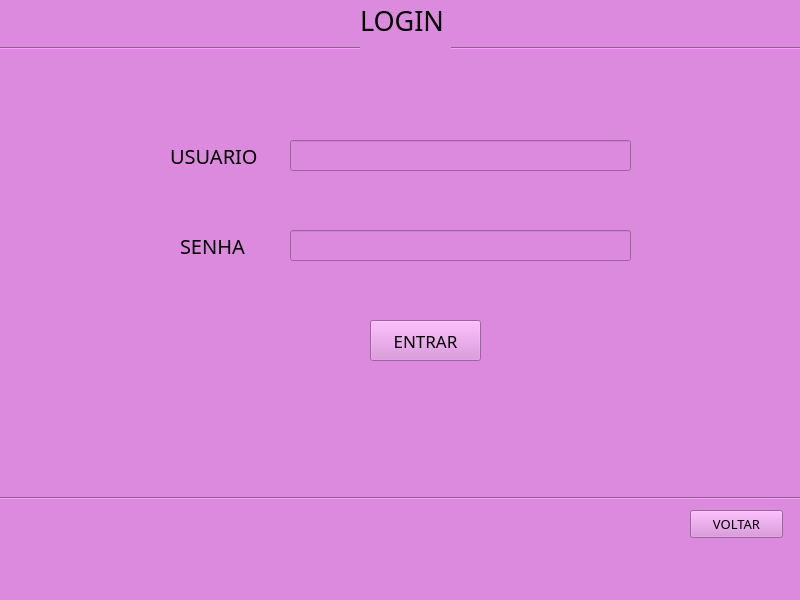
<?xml version="1.0" encoding="UTF-8"?>
<ui version="4.0">
 <class>MainWindow</class>
 <widget class="QMainWindow" name="MainWindow">
  <property name="geometry">
   <rect>
    <x>0</x>
    <y>0</y>
    <width>800</width>
    <height>600</height>
   </rect>
  </property>
  <property name="font">
   <font>
    <family>Segoe UI Semilight</family>
   </font>
  </property>
  <property name="windowTitle">
   <string>MainWindow</string>
  </property>
  <property name="styleSheet">
   <string notr="true">background-color: rgb(220, 138, 221);</string>
  </property>
  <widget class="QWidget" name="centralwidget">
   <widget class="Line" name="line">
    <property name="geometry">
     <rect>
      <x>0</x>
      <y>40</y>
      <width>801</width>
      <height>16</height>
     </rect>
    </property>
    <property name="orientation">
     <enum>Qt::Horizontal</enum>
    </property>
   </widget>
   <widget class="QLabel" name="label_4">
    <property name="geometry">
     <rect>
      <x>360</x>
      <y>-10</y>
      <width>91</width>
      <height>61</height>
     </rect>
    </property>
    <property name="font">
     <font>
      <family>Segoe UI Variable Text Light</family>
      <pointsize>20</pointsize>
     </font>
    </property>
    <property name="text">
     <string>LOGIN</string>
    </property>
   </widget>
   <widget class="QLabel" name="label">
    <property name="geometry">
     <rect>
      <x>170</x>
      <y>140</y>
      <width>101</width>
      <height>31</height>
     </rect>
    </property>
    <property name="font">
     <font>
      <family>Segoe UI Semilight</family>
      <pointsize>15</pointsize>
     </font>
    </property>
    <property name="text">
     <string>USUARIO</string>
    </property>
   </widget>
   <widget class="QPushButton" name="botaoVoltar">
    <property name="geometry">
     <rect>
      <x>690</x>
      <y>510</y>
      <width>93</width>
      <height>28</height>
     </rect>
    </property>
    <property name="font">
     <font>
      <family>Segoe UI Semilight</family>
      <pointsize>10</pointsize>
     </font>
    </property>
    <property name="text">
     <string>VOLTAR</string>
    </property>
   </widget>
   <widget class="QLineEdit" name="lineEdit">
    <property name="geometry">
     <rect>
      <x>290</x>
      <y>140</y>
      <width>341</width>
      <height>31</height>
     </rect>
    </property>
   </widget>
   <widget class="QLabel" name="label_3">
    <property name="geometry">
     <rect>
      <x>180</x>
      <y>230</y>
      <width>81</width>
      <height>31</height>
     </rect>
    </property>
    <property name="font">
     <font>
      <family>Segoe UI Semilight</family>
      <pointsize>15</pointsize>
     </font>
    </property>
    <property name="text">
     <string>SENHA</string>
    </property>
   </widget>
   <widget class="QLineEdit" name="lineEdit_2">
    <property name="geometry">
     <rect>
      <x>290</x>
      <y>230</y>
      <width>341</width>
      <height>31</height>
     </rect>
    </property>
   </widget>
   <widget class="QPushButton" name="botarEntrar">
    <property name="geometry">
     <rect>
      <x>370</x>
      <y>320</y>
      <width>111</width>
      <height>41</height>
     </rect>
    </property>
    <property name="font">
     <font>
      <family>Segoe UI Semilight</family>
      <pointsize>13</pointsize>
     </font>
    </property>
    <property name="text">
     <string>ENTRAR</string>
    </property>
   </widget>
   <widget class="Line" name="line_2">
    <property name="geometry">
     <rect>
      <x>0</x>
      <y>490</y>
      <width>801</width>
      <height>16</height>
     </rect>
    </property>
    <property name="orientation">
     <enum>Qt::Horizontal</enum>
    </property>
   </widget>
  </widget>
  <widget class="QMenuBar" name="menubar">
   <property name="geometry">
    <rect>
     <x>0</x>
     <y>0</y>
     <width>800</width>
     <height>22</height>
    </rect>
   </property>
  </widget>
  <widget class="QStatusBar" name="statusbar"/>
 </widget>
 <resources/>
 <connections/>
</ui>
